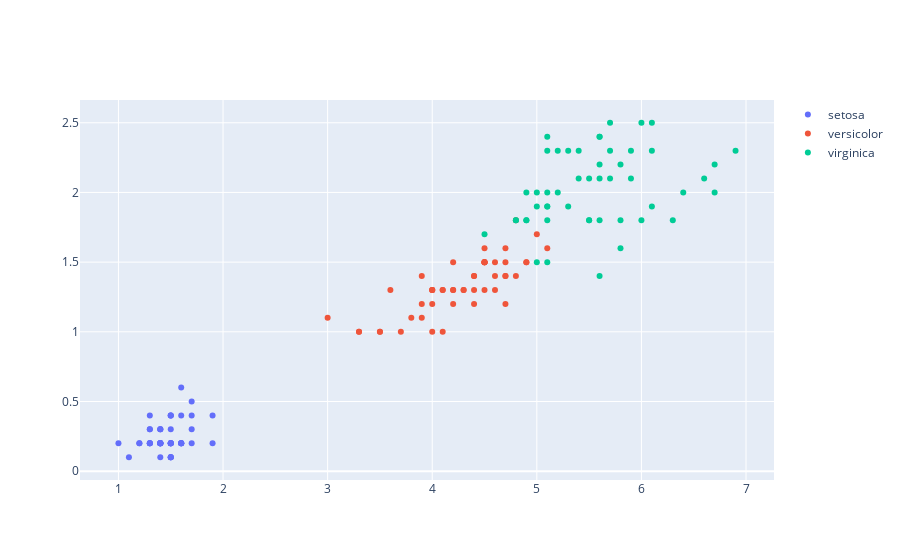

Notebook code for this chart:
### Code cell
# Visualizing species based on petal length and width
setosa = go.Scatter(x = df['PetalLengthCm'][df.Species =='Iris-setosa'], y = df['PetalWidthCm'][df.Species =='Iris-setosa']
                   , mode = 'markers', name = 'setosa')
versicolor = go.Scatter(x = df['PetalLengthCm'][df.Species =='Iris-versicolor'], y = df['PetalWidthCm'][df.Species =='Iris-versicolor']
                   , mode = 'markers', name = 'versicolor')
virginica = go.Scatter(x = df['PetalLengthCm'][df.Species =='Iris-virginica'], y = df['PetalWidthCm'][df.Species =='Iris-virginica']
                   , mode = 'markers', name = 'virginica')
data = [setosa, versicolor, virginica]

fig = dict(data=data)
py.iplot(fig, filename='styled-scatter')

### Figure 1 — Plotly figure (JSON) as saved in the notebook; plotly's stock layout.template omitted (floating-point values rounded to 4 significant figures)
{"data": [{"mode": "markers", "name": "setosa", "type": "scatter", "x": [1.4, 1.4, 1.3, 1.5, 1.4, 1.7, 1.4, 1.5, 1.4, 1.5, 1.5, 1.6, 1.4, 1.1, 1.2, 1.5, 1.3, 1.4, 1.7, 1.5, 1.7, 1.5, 1, 1.7, 1.9, 1.6, 1.6, 1.5, 1.4, 1.6, 1.6, 1.5, 1.5, 1.4, 1.5, 1.2, 1.3, 1.5, 1.3, 1.5, 1.3, 1.3, 1.3, 1.6, 1.9, 1.4, 1.6, 1.4, 1.5, 1.4], "y": [0.2, 0.2, 0.2, 0.2, 0.2, 0.4, 0.3, 0.2, 0.2, 0.1, 0.2, 0.2, 0.1, 0.1, 0.2, 0.4, 0.4, 0.3, 0.3, 0.3, 0.2, 0.4, 0.2, 0.5, 0.2, 0.2, 0.4, 0.2, 0.2, 0.2, 0.2, 0.4, 0.1, 0.2, 0.1, 0.2, 0.2, 0.1, 0.2, 0.2, 0.3, 0.3, 0.2, 0.6, 0.4, 0.3, 0.2, 0.2, 0.2, 0.2]}, {"mode": "markers", "name": "versicolor", "type": "scatter", "x": [4.7, 4.5, 4.9, 4, 4.6, 4.5, 4.7, 3.3, 4.6, 3.9, 3.5, 4.2, 4, 4.7, 3.6, 4.4, 4.5, 4.1, 4.5, 3.9, 4.8, 4, 4.9, 4.7, 4.3, 4.4, 4.8, 5, 4.5, 3.5, 3.8, 3.7, 3.9, 5.1, 4.5, 4.5, 4.7, 4.4, 4.1, 4, 4.4, 4.6, 4, 3.3, 4.2, 4.2, 4.2, 4.3, 3, 4.1], "y": [1.4, 1.5, 1.5, 1.3, 1.5, 1.3, 1.6, 1, 1.3, 1.4, 1, 1.5, 1, 1.4, 1.3, 1.4, 1.5, 1, 1.5, 1.1, 1.8, 1.3, 1.5, 1.2, 1.3, 1.4, 1.4, 1.7, 1.5, 1, 1.1, 1, 1.2, 1.6, 1.5, 1.6, 1.5, 1.3, 1.3, 1.3, 1.2, 1.4, 1.2, 1, 1.3, 1.2, 1.3, 1.3, 1.1, 1.3]}, {"mode": "markers", "name": "virginica", "type": "scatter", "x": [6, 5.1, 5.9, 5.6, 5.8, 6.6, 4.5, 6.3, 5.8, 6.1, 5.1, 5.3, 5.5, 5, 5.1, 5.3, 5.5, 6.7, 6.9, 5, 5.7, 4.9, 6.7, 4.9, 5.7, 6, 4.8, 4.9, 5.6, 5.8, 6.1, 6.4, 5.6, 5.1, 5.6, 6.1, 5.6, 5.5, 4.8, 5.4, 5.6, 5.1, 5.1, 5.9, 5.7, 5.2, 5, 5.2, 5.4, 5.1], "y": [2.5, 1.9, 2.1, 1.8, 2.2, 2.1, 1.7, 1.8, 1.8, 2.5, 2, 1.9, 2.1, 2, 2.4, 2.3, 1.8, 2.2, 2.3, 1.5, 2.3, 2, 2, 1.8, 2.1, 1.8, 1.8, 1.8, 2.1, 1.6, 1.9, 2, 2.2, 1.5, 1.4, 2.3, 2.4, 1.8, 1.8, 2.1, 2.4, 2.3, 1.9, 2.3, 2.5, 2.3, 1.9, 2, 2.3, 1.8]}], "layout": {}}
